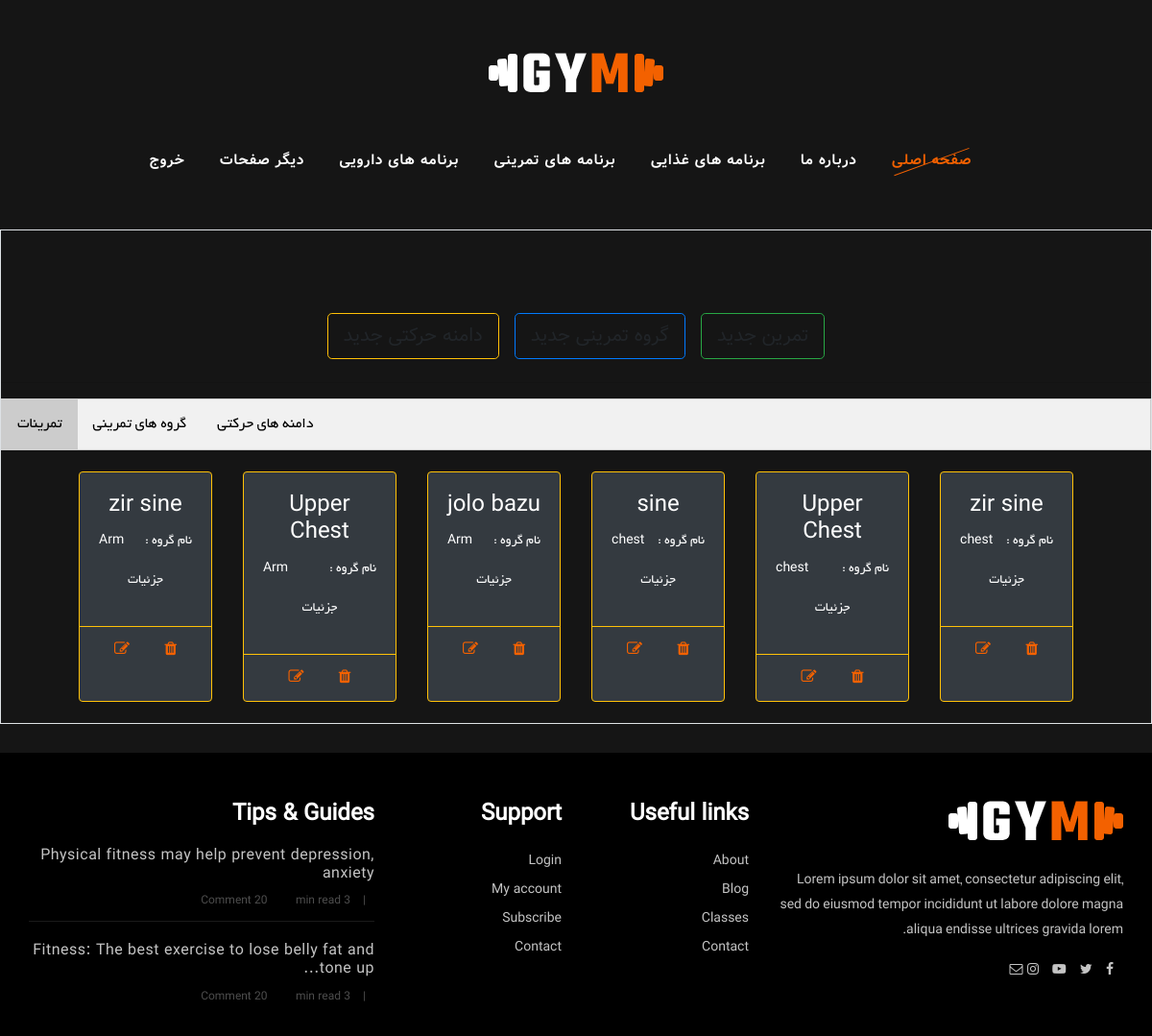
Before: /manage_exercise/ (signed in) with the older database file.
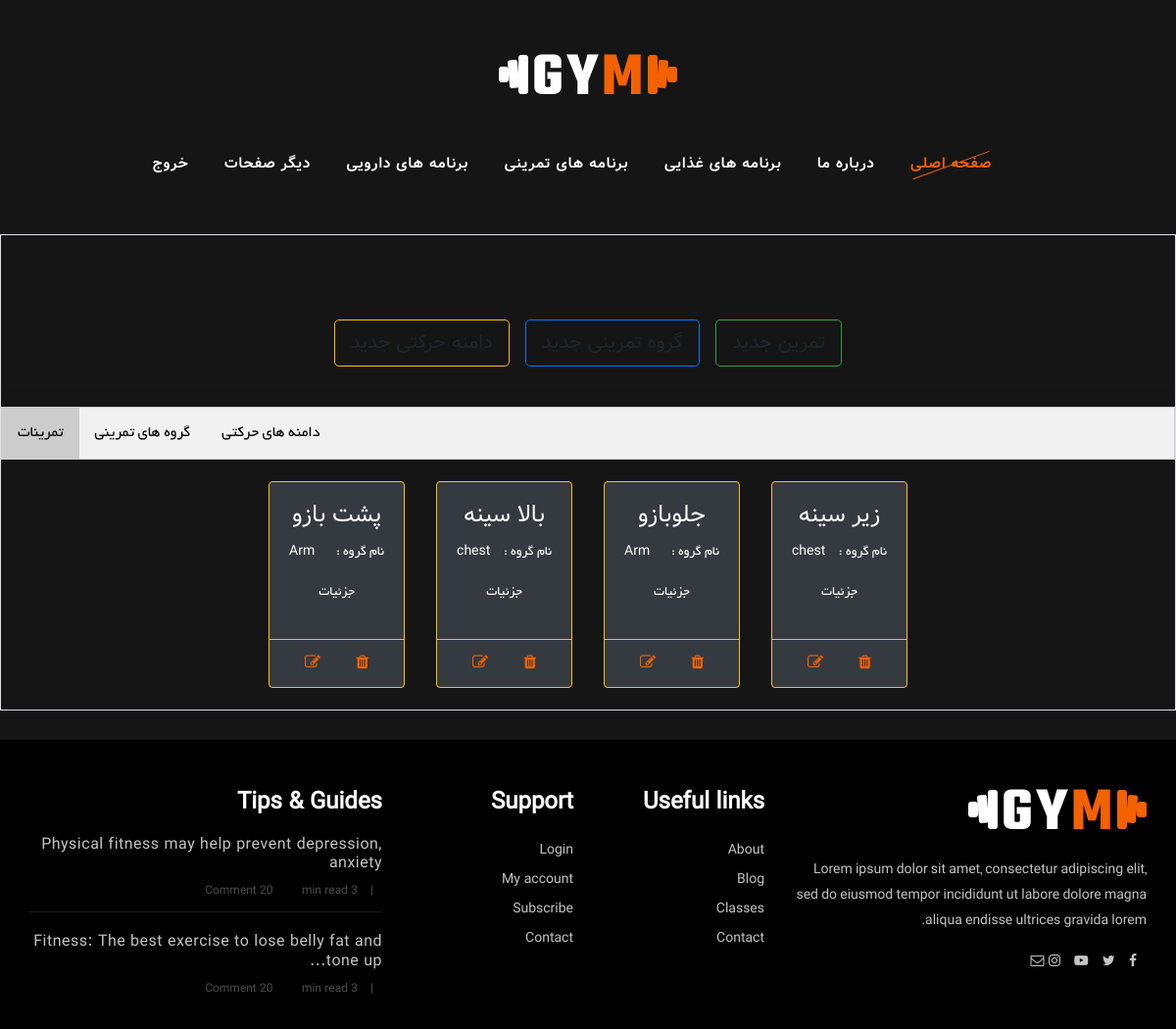
After: the same page with the newer database file.
### Exercise/models.py (models this page shows, shortened)
class Exercise(models.Model):
    exercise_name = models.CharField("Exercise Name", max_length=50)
    exercise_details = models.TextField("Exercise Details")
    exercise_image = models.ImageField(
        "Exercise Image", upload_to='Exercise/', default='DE.png')
    exercise_category = models.ForeignKey(
        ExerciseCategory, verbose_name="Exercise Category", on_delete=models.CASCADE, null=True, blank=True)

class ExerciseCategory(models.Model):
    title = models.CharField(verbose_name="Category Title", max_length=50)
    image = models.ImageField(
        "Category Image", upload_to='Exercise/Category/', default='DE.png')
    parent = models.ForeignKey(
        "self", verbose_name='Parent',  on_delete=models.SET_NULL, null=True, blank=True)
    def __str__(self):
        return self.title

### Exercise/views.py (the view)
# urls.py: path('' , ExerciseList.as_view() , name='ExerciseList') ,
class ExerciseList(LoginRequiredMixin, ListView):
    model = Exercise
    template_name = 'Exercise/ExerciseList.html'
    context_object_name = 'AllExercise'
    def get_context_data(self, **kwargs):
        context = super().get_context_data(**kwargs)
        context["AllDomain"] = Domain.objects.all()
        context["AllCategory"] = ExerciseCategory.objects.all()
        return context

### Template/Exercise/ExerciseList.html (shortened to what this page needs)
{% extends 'Exercise/manage_exercise.html' %}
{% load widget_tweaks %}
{% load static %}
{% load django_tables2 %}
{% block ExerciseList %}
<div class="d-flex justify-content-center mt-5 spad">
    <a class='btn btn-outline-success btn-lg m-2' onclick="CreatePlan('/manage_exercise/CreateExercise/' , 'Exercise')">تمرین جدید</a>
    <a class='btn btn-outline-primary btn-lg m-2' onclick="CreatePlan('/manage_exercise/CreateExerciseCategory/' , 'Exercise Category')">گروه تمرینی جدید</a>
    <a class='btn btn-outline-warning btn-lg m-2' onclick="CreatePlan('/manage_exercise/CreateDomain/' , 'Exercise Domain')">دامنه حرکتی جدید</a>
  </div>
<hr>
<div class="tab">
  <button class="tablinks" onclick="callTable(event, 'Exercise')" id="defaultOpen">تمرینات</button>
  <button class="tablinks" onclick="callTable(event, 'Category')">گروه های تمرینی</button>
  <button class="tablinks" onclick="callTable(event, 'Domain')">دامنه های حرکتی</button>
</div>
<div class="tabcontent" id="Exercise">
  <div class="d-flex justify-content-center">
    {% for object in AllExercise %}
    <div class="card border-warning text-white bg-dark m-3 d-inline-block" style="max-width: 10rem;">
      <div class="card-body text-warning text-center">
        <h4 class="card-title">{{object.exercise_name}}</h4>
        <div class="between">
          <p>نام گروه :</p>
          <p class="card-text">{{object.exercise_category}}</p>
        </div>
        <p class="tooltiptext1" title="{{object.exercise_details}}">جزئيات</p>
      </div>
      <div class="card-footer bg-transparent border-warning text-center">
        <a class='d-inline-block border-2 mx-3' onclick="DeletePlan('/{{object.id}}/DeleteConfirmExercise/')" id="manage-icon">
          <i class='fa fa-trash'></i>
        </a>
        <a class='d-inline-block border-2 mx-3' onclick="EditPlan('/manage_exercise/{{object.id}}/EditExercise/')" id="manage-icon">
          <i class='fa fa-edit'></i>
        </a>
      </div>
    </div>
    {% endfor %}
  </div>
</div>
{% endblock ExerciseList %}

Changed rows visible on the page:
removed Exercise: exercise_name "zir sine", exercise_category "chest"
removed Exercise: exercise_name "Upper Chest", exercise_category "chest"
removed Exercise: exercise_name "zir sine", exercise_category "Arm"
changed Exercise: exercise_name "sine" → "زیر سینه"
changed Exercise: exercise_name "jolo bazu" → "جلوبازو"
changed Exercise: exercise_name "Upper Chest" → "بالا سینه"; exercise_category "Arm" → "chest"
added Exercise: exercise_name "پشت بازو", exercise_category "Arm"
